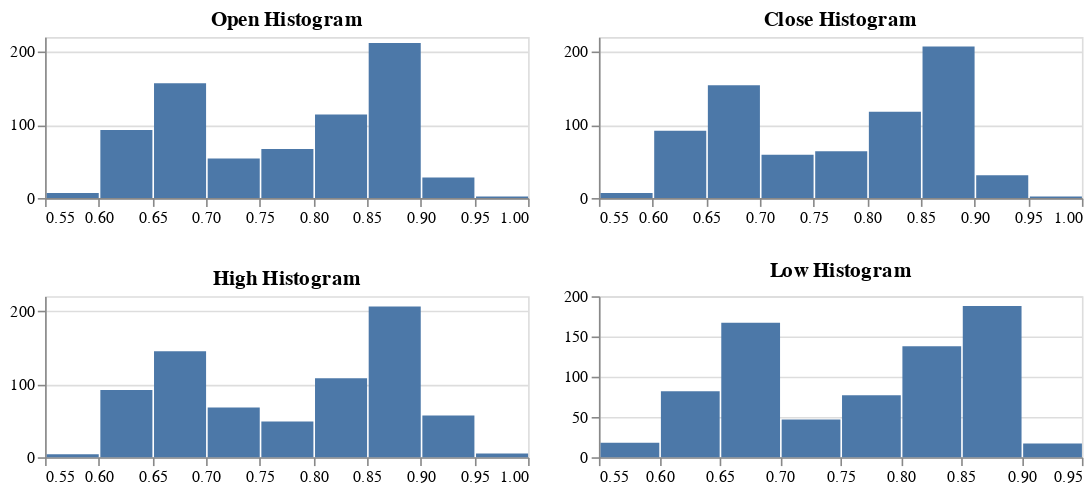

Here is the notebook cell this chart was saved with:
### Markdown cell above
* Detecting outliders

### Code cell
open_hits = alt.Chart(df).mark_bar().encode(
    x = alt.X(
        'Open:Q',
        axis = alt.Axis(
            title = None),
        bin = alt.Bin(
            maxbins = 10)
    ),
    y = alt.Y(
        'count()',
        axis = alt.Axis(
            title = None)
    )
).properties(
    width = 300,
    height = 100,
    title = 'Open Histogram'
)

close_hist = alt.Chart(df).mark_bar().encode(
    x = alt.X(
        'Close:Q',
        axis = alt.Axis(
            title = None),
        bin = alt.Bin(
            maxbins = 10)
    ),
    y = alt.Y(
        'count()',
        axis = alt.Axis(
            title = None)
    )
).properties(
    width = 300,
    height = 100,
    title = 'Close Histogram'
)

high_hist = alt.Chart(df).mark_bar().encode(
    x = alt.X(
        'High:Q',
        axis = alt.Axis(
            title = None),
        bin = alt.Bin(
            maxbins = 10)
    ),
    y = alt.Y(
        'count()',
        axis = alt.Axis(
            title = None)
    )
).properties(
    width = 300,
    height = 100,
    title = 'High Histogram'
)

low_hist = alt.Chart(df).mark_bar().encode(
    x = alt.X(
        'Low:Q',
        axis = alt.Axis(
            title = None),
        bin = alt.Bin(
            maxbins = 10)
    ),
    y = alt.Y(
        'count()',
        axis = alt.Axis(
            title = None)
    )
).properties(
    width = 300,
    height = 100,
    title = 'Low Histogram'
)

alt.hconcat(
    open_hits,
    close_hist
)& alt.hconcat(
    high_hist,
    low_hist
)

### Figure 1 — Vega-Lite specification as saved in the notebook (floating-point values rounded to 4 significant figures; data arrays with more than 128 entries replaced by an {"elided": "..."} marker saying what was removed)
{"config": {"view": {"continuousWidth": 400, "continuousHeight": 300}}, "vconcat": [{"hconcat": [{"mark": "bar", "encoding": {"x": {"type": "quantitative", "axis": {"title": null}, "bin": {"maxbins": 10}, "field": "Open"}, "y": {"type": "quantitative", "aggregate": "count", "axis": {"title": null}}}, "height": 100, "title": "Open Histogram", "width": 300}, {"mark": "bar", "encoding": {"x": {"type": "quantitative", "axis": {"title": null}, "bin": {"maxbins": 10}, "field": "Close"}, "y": {"type": "quantitative", "aggregate": "count", "axis": {"title": null}}}, "height": 100, "title": "Close Histogram", "width": 300}]}, {"hconcat": [{"mark": "bar", "encoding": {"x": {"type": "quantitative", "axis": {"title": null}, "bin": {"maxbins": 10}, "field": "High"}, "y": {"type": "quantitative", "aggregate": "count", "axis": {"title": null}}}, "height": 100, "title": "High Histogram", "width": 300}, {"mark": "bar", "encoding": {"x": {"type": "quantitative", "axis": {"title": null}, "bin": {"maxbins": 10}, "field": "Low"}, "y": {"type": "quantitative", "aggregate": "count", "axis": {"title": null}}}, "height": 100, "title": "Low Histogram", "width": 300}]}], "data": {"name": "data-c502f7a2b428971e2cabdb7961d738ae"}, "$schema": "https://vega.github.io/schema/vega-lite/v4.8.1.json", "datasets": {"data-c502f7a2b428971e2cabdb7961d738ae": {"elided": "734 records"}}}
